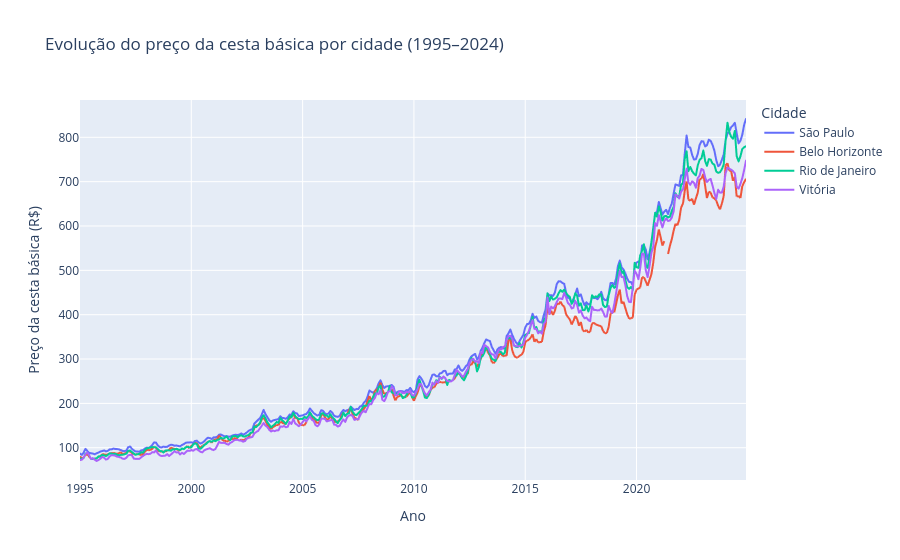

Here is the notebook cell this chart was saved with:
### Code cell
precos_pos_1995 = precos[precos["ano"] >= 1995].copy()

fig_preco_pos_1995 = px.line(
    precos_pos_1995,
    x="data",
    y="valor_reais",
    color="cidade",
    title="Evolução do preço da cesta básica por cidade (1995–2024)",
    labels={
        "data": "Ano",
        "valor_reais": "Preço da cesta básica (R$)",
        "cidade": "Cidade"
    }
)

fig_preco_pos_1995.update_layout(
    xaxis_title="Ano",
    yaxis_title="Preço da cesta básica (R$)",
    legend_title="Cidade",
    hovermode="x unified"
)

fig_preco_pos_1995.show()

### Figure 1 — Plotly figure (JSON) as saved in the notebook; plotly's stock layout.template omitted (floating-point values rounded to 4 significant figures; data arrays with more than 128 entries replaced by an {"elided": "..."} marker saying what was removed)
{"data": [{"hovertemplate": "Cidade=São Paulo<br>Ano=%{x}<br>Preço da cesta básica (R$)=%{y}<extra></extra>", "legendgroup": "São Paulo", "line": {"color": "#636efa", "dash": "solid"}, "marker": {"symbol": "circle"}, "mode": "lines", "name": "São Paulo", "showlegend": true, "type": "scattergl", "x": {"elided": "360 str values"}, "xaxis": "x", "y": {"elided": "360 float values"}, "yaxis": "y"}, {"hovertemplate": "Cidade=Belo Horizonte<br>Ano=%{x}<br>Preço da cesta básica (R$)=%{y}<extra></extra>", "legendgroup": "Belo Horizonte", "line": {"color": "#EF553B", "dash": "solid"}, "marker": {"symbol": "circle"}, "mode": "lines", "name": "Belo Horizonte", "showlegend": true, "type": "scattergl", "x": {"elided": "360 str values"}, "xaxis": "x", "y": {"elided": "360 float values"}, "yaxis": "y"}, {"hovertemplate": "Cidade=Rio de Janeiro<br>Ano=%{x}<br>Preço da cesta básica (R$)=%{y}<extra></extra>", "legendgroup": "Rio de Janeiro", "line": {"color": "#00cc96", "dash": "solid"}, "marker": {"symbol": "circle"}, "mode": "lines", "name": "Rio de Janeiro", "showlegend": true, "type": "scattergl", "x": {"elided": "360 str values"}, "xaxis": "x", "y": {"elided": "360 float values"}, "yaxis": "y"}, {"hovertemplate": "Cidade=Vitória<br>Ano=%{x}<br>Preço da cesta básica (R$)=%{y}<extra></extra>", "legendgroup": "Vitória", "line": {"color": "#ab63fa", "dash": "solid"}, "marker": {"symbol": "circle"}, "mode": "lines", "name": "Vitória", "showlegend": true, "type": "scattergl", "x": {"elided": "360 str values"}, "xaxis": "x", "y": {"elided": "360 float values"}, "yaxis": "y"}], "layout": {"hovermode": "x unified", "legend": {"title": {"text": "Cidade"}, "tracegroupgap": 0}, "title": {"text": "Evolução do preço da cesta básica por cidade (1995–2024)"}, "xaxis": {"anchor": "y", "domain": [0, 1], "title": {"text": "Ano"}}, "yaxis": {"anchor": "x", "domain": [0, 1], "title": {"text": "Preço da cesta básica (R$)"}}}}
